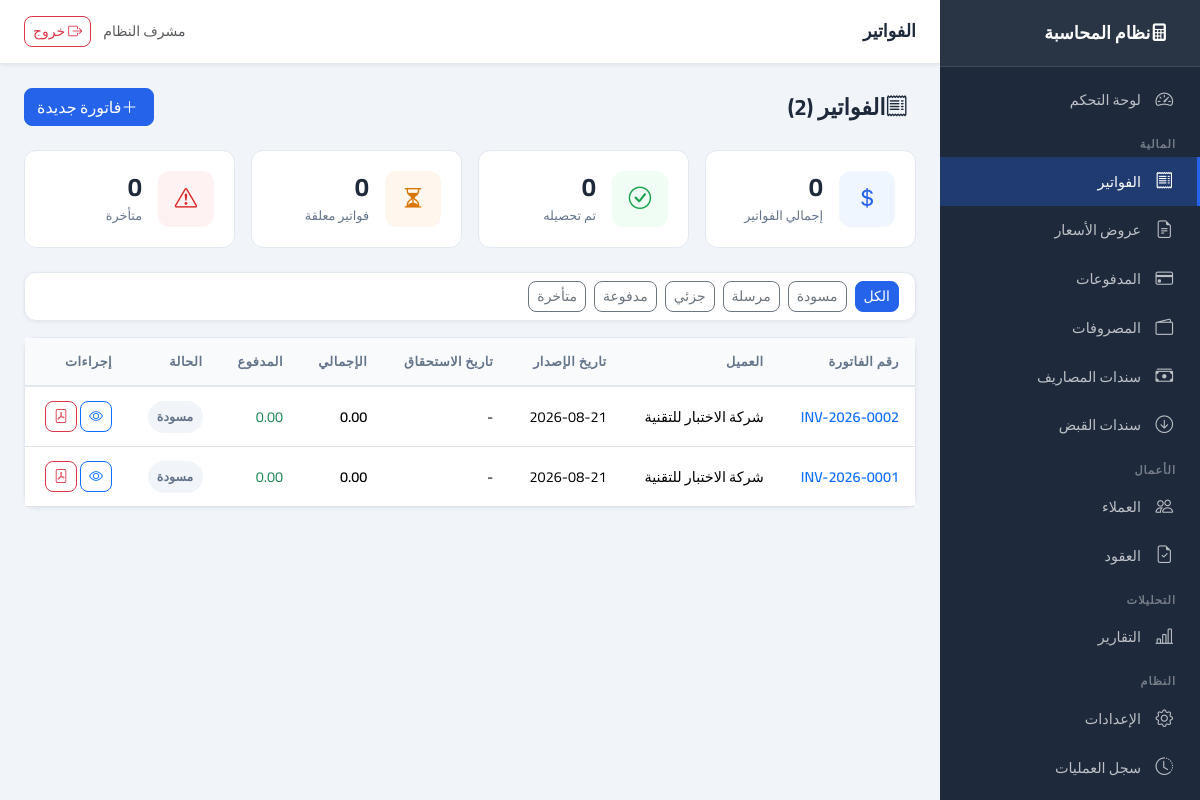
The page /invoices (signed in) on the database its author committed.
### app/models/invoice.py (models this page shows, shortened)
class Invoice(Base):
    __tablename__ = "invoices"
    id: Mapped[int] = mapped_column(primary_key=True, index=True)
    invoice_number: Mapped[str] = mapped_column(String(50), unique=True, index=True, nullable=False)
    client_id: Mapped[int] = mapped_column(Integer, ForeignKey("clients.id"), nullable=False)
    contract_id: Mapped[int | None] = mapped_column(Integer, ForeignKey("contracts.id"), nullable=True)
    quotation_id: Mapped[int | None] = mapped_column(Integer, ForeignKey("quotations.id"), nullable=True)
    issue_date: Mapped[date] = mapped_column(Date, nullable=False)
    due_date: Mapped[date | None] = mapped_column(Date, nullable=True)
    subtotal: Mapped[Decimal] = mapped_column(Numeric(15, 2), default=0, nullable=False)
    tax_rate: Mapped[Decimal] = mapped_column(Numeric(5, 2), default=0, nullable=False)
    tax_amount: Mapped[Decimal] = mapped_column(Numeric(15, 2), default=0, nullable=False)
    discount: Mapped[Decimal] = mapped_column(Numeric(15, 2), default=0, nullable=False)
    total: Mapped[Decimal] = mapped_column(Numeric(15, 2), default=0, nullable=False)
    paid_amount: Mapped[Decimal] = mapped_column(Numeric(15, 2), default=0, nullable=False)
    status: Mapped[InvoiceStatus] = mapped_column(SAEnum(InvoiceStatus), default=InvoiceStatus.DRAFT, nullable=False)
    notes: Mapped[str | None] = mapped_column(Text, nullable=True)
    created_at: Mapped[datetime] = mapped_column(DateTime, default=lambda: __import__("datetime").datetime.now(__import__("datetime").timezone.utc).replace(tzinfo=None), nullable=False)
    created_by: Mapped[int | None] = mapped_column(Integer, ForeignKey("users.id"), nullable=True)
    client = relationship("Client", back_populates="invoices")
    contract = relationship("Contract", back_populates="invoices")
    quotation = relationship("Quotation", foreign_keys=[quotation_id], lazy="joined")
    items = relationship("InvoiceItem", back_populates="invoice", cascade="all, delete-orphan", order_by="InvoiceItem.sort_order")
    payments = relationship("Payment", back_populates="invoice", lazy="dynamic")

### app/models/client.py (models this page shows, shortened)
class Client(Base):
    __tablename__ = "clients"
    id: Mapped[int] = mapped_column(primary_key=True, index=True)
    name: Mapped[str] = mapped_column(String(150), nullable=False, index=True)
    type: Mapped[ClientType] = mapped_column(SAEnum(ClientType), default=ClientType.COMPANY, nullable=False)
    email: Mapped[str | None] = mapped_column(String(100), nullable=True)
    phone: Mapped[str | None] = mapped_column(String(20), nullable=True)
    address: Mapped[str | None] = mapped_column(Text, nullable=True)
    tax_number: Mapped[str | None] = mapped_column(String(50), nullable=True)
    notes: Mapped[str | None] = mapped_column(Text, nullable=True)
    is_active: Mapped[bool] = mapped_column(Boolean, default=True, nullable=False)
    created_at: Mapped[datetime] = mapped_column(DateTime, default=lambda: __import__("datetime").datetime.now(__import__("datetime").timezone.utc).replace(tzinfo=None), nullable=False)
    created_by: Mapped[int | None] = mapped_column(Integer, ForeignKey("users.id"), nullable=True)
    contracts = relationship("Contract", back_populates="client", lazy="dynamic")
    quotations = relationship("Quotation", back_populates="client", lazy="dynamic")
    invoices = relationship("Invoice", back_populates="client", lazy="dynamic")
    payments = relationship("Payment", back_populates="client", lazy="dynamic")

### app/routers/invoices.py (the view)
@router.get("", response_class=HTMLResponse)
async def list_invoices(
    request: Request, db: Session = Depends(get_db),
    status: Optional[str] = None, client_id: Optional[int] = None,
    page: int = Query(default=1, ge=1),
):
    if not request.session.get("user_id"):
        return RedirectResponse(url="/auth/login", status_code=302)
    if status and status not in _VALID_STATUSES:
        status = None
    service = InvoiceService(db)
    service.update_overdue()
    invoices, total = service.get_all(skip=(page - 1) * 20, limit=20, client_id=client_id, status=status)
    summary = service.get_summary()
    return templates.TemplateResponse("invoices/list.html", {
        "request": request, "invoices": invoices, "total": total,
        "page": page, "total_pages": max(1, (total + 19) // 20),
        "status_filter": status, "summary": summary,
    })

### app/core/logging_config.py (called while the page is built)
    def filter(self, record: logging.LogRecord) -> bool:
        record.request_id = _request_id_var.get()
        return True

    def format(self, record: logging.LogRecord) -> str:
        if isinstance(record.args, dict):
            record.args = {
                k: ("***" if any(s in k.lower() for s in self.SENSITIVE) else v)
                for k, v in record.args.items()
            }
        return super().format(record)

### app/templates/invoices/list.html (shortened to what this page needs)
{% extends "base.html" %}
{% block page_title %}الفواتير{% endblock %}
{% block content %}
<div class="page-header">
    <h1><i class="bi bi-receipt me-2"></i>الفواتير ({{ total }})</h1>
    <a href="/invoices/new" class="btn btn-primary"><i class="bi bi-plus-lg me-1"></i>فاتورة جديدة</a>
</div>
<div class="row g-3 mb-4">
    <div class="col-md-3 col-sm-6">
        <div class="stat-card">
            <div class="stat-icon blue"><i class="bi bi-currency-dollar"></i></div>
            <div><div class="stat-value">{{ "{:,.0f}".format(summary.total_invoiced) }}</div><div class="stat-label">إجمالي الفواتير</div></div>
        </div>
    </div>
    <div class="col-md-3 col-sm-6">
        <div class="stat-card">
            <div class="stat-icon green"><i class="bi bi-check-circle"></i></div>
            <div><div class="stat-value">{{ "{:,.0f}".format(summary.total_paid) }}</div><div class="stat-label">تم تحصيله</div></div>
        </div>
    </div>
    <div class="col-md-3 col-sm-6">
        <div class="stat-card">
            <div class="stat-icon orange"><i class="bi bi-hourglass-split"></i></div>
            <div><div class="stat-value">{{ summary.pending_count }}</div><div class="stat-label">فواتير معلقة</div></div>
        </div>
    </div>
    <div class="col-md-3 col-sm-6">
        <div class="stat-card">
            <div class="stat-icon red"><i class="bi bi-exclamation-triangle"></i></div>
            <div><div class="stat-value">{{ summary.overdue_count }}</div><div class="stat-label">متأخرة</div></div>
        </div>
    </div>
</div>
<div class="card mb-3">
    <div class="card-body py-2">
        <div class="d-flex gap-2 flex-wrap">
            <a href="/invoices" class="btn btn-sm {{ 'btn-primary' if not status_filter else 'btn-outline-secondary' }}">الكل</a>
            {% for s, label in [('draft','مسودة'),('sent','مرسلة'),('partial','جزئي'),('paid','مدفوعة'),('overdue','متأخرة')] %}
            <a href="/invoices?status={{ s }}" class="btn btn-sm {{ 'btn-primary' if status_filter == s else 'btn-outline-secondary' }}">{{ label }}</a>
            {% endfor %}
        </div>
    </div>
</div>
<div class="card">
    <div class="card-body p-0">
        <table class="table table-hover mb-0">
            <thead><tr>
                <th>رقم الفاتورة</th><th>العميل</th><th>تاريخ الإصدار</th>
                <th>تاريخ الاستحقاق</th><th>الإجمالي</th><th>المدفوع</th><th>الحالة</th><th>إجراءات</th>
            </tr></thead>
            <tbody>
            {% for inv in invoices %}
            <tr>
                <td><a href="/invoices/{{ inv.id }}" class="fw-semibold text-decoration-none">{{ inv.invoice_number }}</a></td>
                <td>{{ inv.client.name if inv.client else '-' }}</td>
                <td>{{ inv.issue_date }}</td>
                <td class="{{ 'text-danger fw-bold' if inv.status.value == 'overdue' else '' }}">{{ inv.due_date or '-' }}</td>
                <td class="fw-semibold">{{ "{:,.2f}".format(inv.total) }}</td>
                <td class="text-success">{{ "{:,.2f}".format(inv.paid_amount) }}</td>
                <td>
                    <span class="badge-status badge-{{ inv.status.value }}">
                        {{ {'draft':'مسودة','sent':'مرسلة','partial':'جزئي','paid':'مدفوعة','overdue':'متأخرة','cancelled':'ملغاة'}[inv.status.value] }}
                    </span>
                </td>
                <td>
                    <a href="/invoices/{{ inv.id }}" class="btn btn-sm btn-outline-primary"><i class="bi bi-eye"></i></a>
                    <a href="/invoices/{{ inv.id }}/pdf" class="btn btn-sm btn-outline-danger" target="_blank"><i class="bi bi-file-pdf"></i></a>
                </td>
            </tr>
            {% else %}
            <tr><td colspan="8" class="text-center text-muted py-4">لا توجد فواتير</td></tr>
            {% endfor %}
            </tbody>
        </table>
    </div>
</div>
{% endblock %}

### app/static/css/main.css (style rules this page uses)
:root { --primary: #2563eb; --primary-dark: #1d4ed8; --secondary: #64748b; --success: #16a34a; --danger: #dc2626; --warning: #d97706; --sidebar-bg: #1e293b; --sidebar-width: 260px; --topbar-height: 64px; --bg: #f1f5f9; --card-bg: #ffffff; --border: #e2e8f0; --text: #1e293b; --text-muted: #64748b; }
* { box-sizing: border-box; }
body { font-family: 'Cairo', sans-serif; background: var(--bg); color: var(--text); margin: 0; direction: rtl; }
.card { background: var(--card-bg); border: 1px solid var(--border); border-radius: 12px; box-shadow: 0 1px 4px rgba(0,0,0,0.06); }
.stat-card { background: var(--card-bg); border-radius: 12px; padding: 1.25rem; border: 1px solid var(--border); display: flex; align-items: center; gap: 1rem; transition: box-shadow 0.2s; }
.stat-icon { width: 56px; height: 56px; border-radius: 12px; display: flex; align-items: center; justify-content: center; font-size: 1.4rem; flex-shrink: 0; }
.stat-icon.blue { background: #eff6ff; color: var(--primary); }
.stat-icon.green { background: #f0fdf4; color: var(--success); }
.stat-icon.orange { background: #fff7ed; color: var(--warning); }
.stat-icon.red { background: #fef2f2; color: var(--danger); }
.stat-value { font-size: 1.6rem; font-weight: 700; line-height: 1.2; }
.stat-label { font-size: 0.8rem; color: var(--text-muted); margin-top: 0.2rem; }
.table { font-size: 0.9rem; }
.table thead th { background: #f8fafc; font-weight: 600; font-size: 0.8rem; text-transform: uppercase; letter-spacing: 0.5px; color: var(--text-muted); border-bottom: 2px solid var(--border); padding: 0.875rem 1rem; white-space: nowrap; }
.table tbody td { padding: 0.875rem 1rem; vertical-align: middle; }
.badge-status { padding: 0.35em 0.75em; border-radius: 20px; font-size: 0.78rem; font-weight: 600; white-space: nowrap; }
.badge-draft { background: #f1f5f9; color: #64748b; }
.btn { font-family: 'Cairo', sans-serif; border-radius: 8px; font-weight: 500; }
.btn-primary { background: var(--primary); border-color: var(--primary); }
.page-header { display: flex; align-items: center; justify-content: space-between; margin-bottom: 1.5rem; gap: 0.75rem; flex-wrap: wrap; }
.page-header h1 { font-size: 1.4rem; font-weight: 700; margin: 0; }

### rows shown on the page
Invoice: invoice_number "INV-2026-0002", client "شركة الاختبار للتقنية", issue_date "2026-08-21", due_date "-", total "0.00", paid_amount "0.00", status "مسودة"
Invoice: invoice_number "INV-2026-0001", client "شركة الاختبار للتقنية", issue_date "2026-08-21", due_date "-", total "0.00", paid_amount "0.00", status "مسودة"

### other values the page prints
{{ request.session.get('full_name', '') }} "مشرف النظام"
{{ total }} "2"
{{ "{:,.0f}".format(summary.total_invoiced) }} "0"
{{ "{:,.0f}".format(summary.total_paid) }} "0"
{{ summary.pending_count }} "0"
{{ summary.overdue_count }} "0"
{{ label }} "مسودة" "مرسلة" "جزئي" "مدفوعة" "متأخرة"
